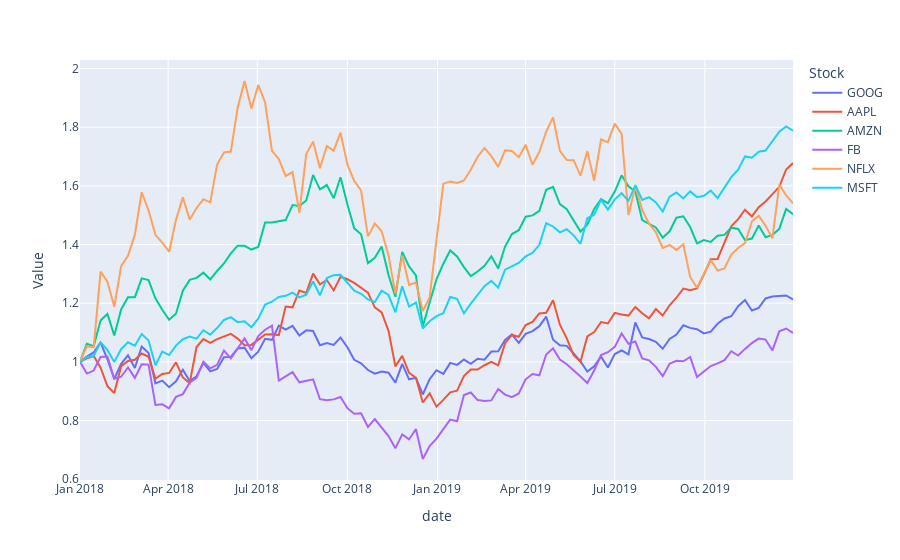

Write notebook code for a chart like this one.
### Markdown cell above
##### Plot each line colored by Stock
#### Result:

### Code cell
px.line(stocksdf_long,x = 'date',y = 'Value', color = 'Stock')
